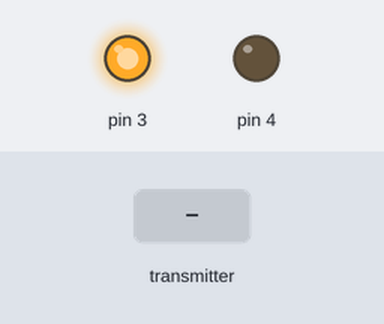
This sketch was run on a simulated Arduino Uno, built with avr-gcc and run on an emulated ATmega328P. Shown: output pins drawn as LEDs (lit = HIGH). The inputs (shaded band) are chosen by the test bench. No radio packets arrive unless stated; what the sketch prints to the serial monitor is not drawn.

Above: at 0.1 s.
At 3.1 s:
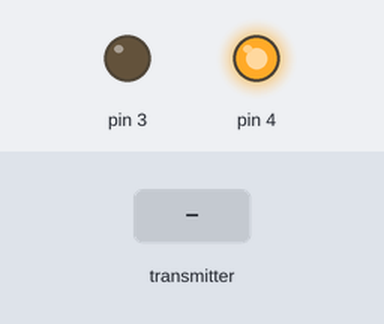
At 5.7 s:
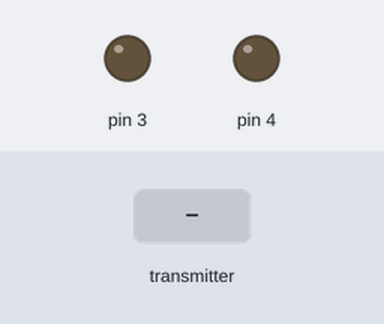
5.8 s: the transmitter starts sending msg.0 = 0
Timing chart, 0 to 8.8 s (numbered marks = the images above; inputs shaded):
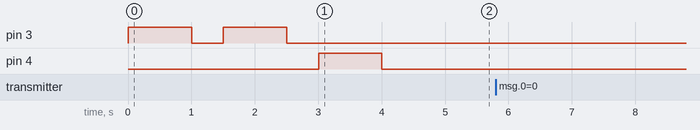

The sketch:

nrf_recv.ino
```cpp
#include <SPI.h>
#include <nRF24L01.h>
#include <RF24.h>


int msg[1];
RF24 radio(9,10);  //CE, CSN
const uint64_t pipe = 0xF0F0F0F0D2D;

void setup() {

  Serial.begin(9600);
  radio.begin();
  radio.openReadingPipe(1, pipe);
  radio.startListening();
pinMode(4, OUTPUT);
pinMode(3, OUTPUT);

digitalWrite(3, HIGH);
delay(1000);
digitalWrite(3, LOW);
delay(500);
digitalWrite(3, HIGH);
delay(1000);
digitalWrite(3, LOW);
delay(500);
digitalWrite(4, HIGH);
delay(1000);
digitalWrite(4, LOW);
delay(500);
}

void loop() {
  // put your main code here, to run repeatedly:
 if (radio.available()) {
    digitalWrite(4, HIGH);

    bool done = false;

    while (!done) {
      done = radio.read(msg, 1);
      Serial.println(msg[0]);
}
}

else
digitalWrite(4, LOW);
}
```
